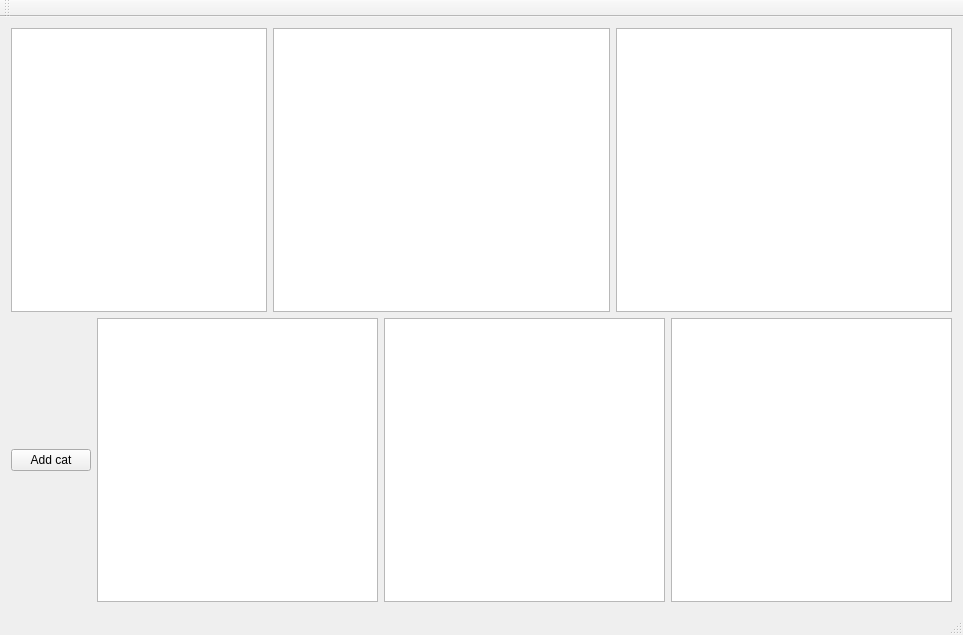
<?xml version="1.0" encoding="UTF-8"?>
<ui version="4.0">
 <class>MainWindow</class>
 <widget class="QMainWindow" name="MainWindow">
  <property name="geometry">
   <rect>
    <x>0</x>
    <y>0</y>
    <width>963</width>
    <height>635</height>
   </rect>
  </property>
  <property name="windowTitle">
   <string>MainWindow</string>
  </property>
  <widget class="QWidget" name="centralWidget">
   <layout class="QVBoxLayout" name="verticalLayout">
    <item>
     <layout class="QHBoxLayout" name="horizontalLayout">
      <item>
       <widget class="QListView" name="listView">
        <property name="sizePolicy">
         <sizepolicy hsizetype="Preferred" vsizetype="Expanding">
          <horstretch>0</horstretch>
          <verstretch>0</verstretch>
         </sizepolicy>
        </property>
       </widget>
      </item>
      <item>
       <widget class="QTableView" name="tableView">
        <property name="sizePolicy">
         <sizepolicy hsizetype="MinimumExpanding" vsizetype="Expanding">
          <horstretch>0</horstretch>
          <verstretch>0</verstretch>
         </sizepolicy>
        </property>
       </widget>
      </item>
      <item>
       <widget class="QTreeView" name="treeView">
        <property name="sizePolicy">
         <sizepolicy hsizetype="MinimumExpanding" vsizetype="Expanding">
          <horstretch>0</horstretch>
          <verstretch>0</verstretch>
         </sizepolicy>
        </property>
       </widget>
      </item>
     </layout>
    </item>
    <item>
     <layout class="QHBoxLayout" name="horizontalLayout_2">
      <item>
       <widget class="QPushButton" name="pushButton">
        <property name="text">
         <string>Add cat</string>
        </property>
       </widget>
      </item>
      <item>
       <widget class="QListView" name="listView_2"/>
      </item>
      <item>
       <widget class="QTreeView" name="treeView_2"/>
      </item>
      <item>
       <widget class="QTableView" name="tableView_2"/>
      </item>
     </layout>
    </item>
   </layout>
  </widget>
  <widget class="QMenuBar" name="menuBar">
   <property name="geometry">
    <rect>
     <x>0</x>
     <y>0</y>
     <width>963</width>
     <height>27</height>
    </rect>
   </property>
  </widget>
  <widget class="QToolBar" name="mainToolBar">
   <attribute name="toolBarArea">
    <enum>TopToolBarArea</enum>
   </attribute>
   <attribute name="toolBarBreak">
    <bool>false</bool>
   </attribute>
  </widget>
  <widget class="QStatusBar" name="statusBar"/>
 </widget>
 <layoutdefault spacing="6" margin="11"/>
 <resources/>
 <connections/>
</ui>
